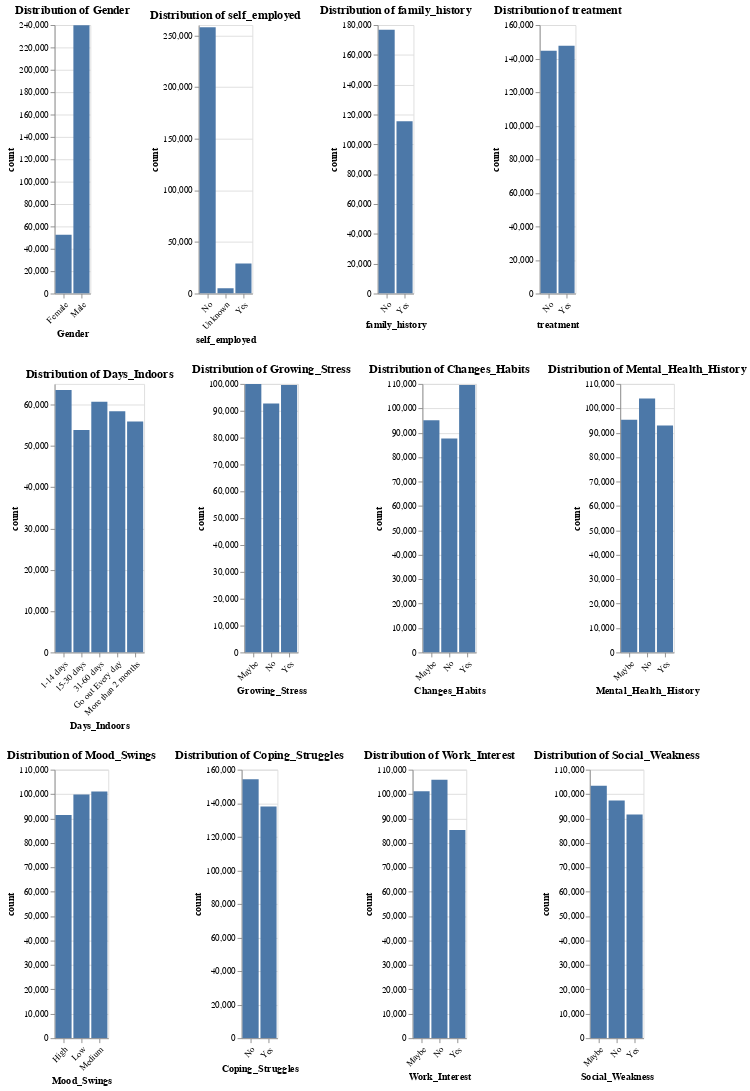

Write notebook code for a chart like this one.
### Markdown cell above
# 4. Exploratory Data Analysis (EDA)
Visualization: Use visualizations like bar charts and pie charts to illustrate relationships and trends.

### Code cell
# List of columns to visualize
columns_to_visualize = ['Gender','self_employed','family_history', 'treatment', 'Days_Indoors','Growing_Stress','Changes_Habits', 'Mental_Health_History', 'Mood_Swings','Coping_Struggles', 'Work_Interest', 'Social_Weakness']

# Create a list to store the charts
charts = []

# Create and store bar charts for each column
for col in columns_to_visualize:
    # Count the occurrences of each unique value in the column
    value_counts = df[col].value_counts().reset_index()
    value_counts.columns = [col, 'count']

    # Create the bar chart
    chart = alt.Chart(value_counts).mark_bar().encode(
        x=alt.X(col, axis=alt.Axis(labelAngle=-45)),  # Rotate x-axis labels for better readability
        y='count',
        tooltip=[col, 'count']
    ).properties(
        title=f'Distribution of {col}'
    ).interactive()

    # Append the chart to the list
    charts.append(chart)

# Arrange the charts in a 3x4 grid
row1 = alt.hconcat(charts[0], charts[1], charts[2], charts[3])
row2 = alt.hconcat(charts[4], charts[5], charts[6], charts[7])
row3 = alt.hconcat(charts[8], charts[9], charts[10], charts[11])

fig = alt.vconcat(row1, row2, row3)

# Display the final combined chart

fig.display()

### Figure 1 — Vega-Lite specification as saved in the notebook (floating-point values rounded to 4 significant figures)
{"config": {"view": {"continuousWidth": 300, "continuousHeight": 300}}, "vconcat": [{"hconcat": [{"data": {"name": "data-57dc42d5231b34bf0e1283b002691f4c"}, "mark": {"type": "bar"}, "encoding": {"tooltip": [{"field": "Gender", "type": "nominal"}, {"field": "count", "type": "quantitative"}], "x": {"axis": {"labelAngle": -45}, "field": "Gender", "type": "nominal"}, "y": {"field": "count", "type": "quantitative"}}, "name": "view_1", "title": "Distribution of Gender"}, {"data": {"name": "data-7bf123622901459ff69ea35d06691330"}, "mark": {"type": "bar"}, "encoding": {"tooltip": [{"field": "self_employed", "type": "nominal"}, {"field": "count", "type": "quantitative"}], "x": {"axis": {"labelAngle": -45}, "field": "self_employed", "type": "nominal"}, "y": {"field": "count", "type": "quantitative"}}, "name": "view_2", "title": "Distribution of self_employed"}, {"data": {"name": "data-9b58b2e6b58a8fe37a9dd3c571c35b68"}, "mark": {"type": "bar"}, "encoding": {"tooltip": [{"field": "family_history", "type": "nominal"}, {"field": "count", "type": "quantitative"}], "x": {"axis": {"labelAngle": -45}, "field": "family_history", "type": "nominal"}, "y": {"field": "count", "type": "quantitative"}}, "name": "view_3", "title": "Distribution of family_history"}, {"data": {"name": "data-e4c02bd90357b30836cda59e12228e46"}, "mark": {"type": "bar"}, "encoding": {"tooltip": [{"field": "treatment", "type": "nominal"}, {"field": "count", "type": "quantitative"}], "x": {"axis": {"labelAngle": -45}, "field": "treatment", "type": "nominal"}, "y": {"field": "count", "type": "quantitative"}}, "name": "view_4", "title": "Distribution of treatment"}]}, {"hconcat": [{"data": {"name": "data-8c27a2e1d308eab8a24b331655a360f5"}, "mark": {"type": "bar"}, "encoding": {"tooltip": [{"field": "Days_Indoors", "type": "nominal"}, {"field": "count", "type": "quantitative"}], "x": {"axis": {"labelAngle": -45}, "field": "Days_Indoors", "type": "nominal"}, "y": {"field": "count", "type": "quantitative"}}, "name": "view_5", "title": "Distribution of Days_Indoors"}, {"data": {"name": "data-92e45f939fb950cd48b05be544c43950"}, "mark": {"type": "bar"}, "encoding": {"tooltip": [{"field": "Growing_Stress", "type": "nominal"}, {"field": "count", "type": "quantitative"}], "x": {"axis": {"labelAngle": -45}, "field": "Growing_Stress", "type": "nominal"}, "y": {"field": "count", "type": "quantitative"}}, "name": "view_6", "title": "Distribution of Growing_Stress"}, {"data": {"name": "data-425cf141874cafba60c0bd267f078028"}, "mark": {"type": "bar"}, "encoding": {"tooltip": [{"field": "Changes_Habits", "type": "nominal"}, {"field": "count", "type": "quantitative"}], "x": {"axis": {"labelAngle": -45}, "field": "Changes_Habits", "type": "nominal"}, "y": {"field": "count", "type": "quantitative"}}, "name": "view_7", "title": "Distribution of Changes_Habits"}, {"data": {"name": "data-90a09330daaa915d1292efab608fbd70"}, "mark": {"type": "bar"}, "encoding": {"tooltip": [{"field": "Mental_Health_History", "type": "nominal"}, {"field": "count", "type": "quantitative"}], "x": {"axis": {"labelAngle": -45}, "field": "Mental_Health_History", "type": "nominal"}, "y": {"field": "count", "type": "quantitative"}}, "name": "view_8", "title": "Distribution of Mental_Health_History"}]}, {"hconcat": [{"data": {"name": "data-159c25522f3804f831dd6ae4a474a3b2"}, "mark": {"type": "bar"}, "encoding": {"tooltip": [{"field": "Mood_Swings", "type": "nominal"}, {"field": "count", "type": "quantitative"}], "x": {"axis": {"labelAngle": -45}, "field": "Mood_Swings", "type": "nominal"}, "y": {"field": "count", "type": "quantitative"}}, "name": "view_9", "title": "Distribution of Mood_Swings"}, {"data": {"name": "data-e0814e1c2f9b165e39832111c3199232"}, "mark": {"type": "bar"}, "encoding": {"tooltip": [{"field": "Coping_Struggles", "type": "nominal"}, {"field": "count", "type": "quantitative"}], "x": {"axis": {"labelAngle": -45}, "field": "Coping_Struggles", "type": "nominal"}, "y": {"field": "count", "type": "quantitative"}}, "name": "view_10", "title": "Distribution of Coping_Struggles"}, {"data": {"name": "data-42f164d70d0dc85f95ef1257dfb2faa2"}, "mark": {"type": "bar"}, "encoding": {"tooltip": [{"field": "Work_Interest", "type": "nominal"}, {"field": "count", "type": "quantitative"}], "x": {"axis": {"labelAngle": -45}, "field": "Work_Interest", "type": "nominal"}, "y": {"field": "count", "type": "quantitative"}}, "name": "view_11", "title": "Distribution of Work_Interest"}, {"data": {"name": "data-bcb1c63b10553497d536cb94189793a6"}, "mark": {"type": "bar"}, "encoding": {"tooltip": [{"field": "Social_Weakness", "type": "nominal"}, {"field": "count", "type": "quantitative"}], "x": {"axis": {"labelAngle": -45}, "field": "Social_Weakness", "type": "nominal"}, "y": {"field": "count", "type": "quantitative"}}, "name": "view_12", "title": "Distribution of Social_Weakness"}]}], "params": [{"name": "param_1", "select": {"type": "interval", "encodings": ["x", "y"]}, "bind": "scales", "views": ["view_1"]}, {"name": "param_2", "select": {"type": "interval", "encodings": ["x", "y"]}, "bind": "scales", "views": ["view_2"]}, {"name": "param_3", "select": {"type": "interval", "encodings": ["x", "y"]}, "bind": "scales", "views": ["view_3"]}, {"name": "param_4", "select": {"type": "interval", "encodings": ["x", "y"]}, "bind": "scales", "views": ["view_4"]}, {"name": "param_5", "select": {"type": "interval", "encodings": ["x", "y"]}, "bind": "scales", "views": ["view_5"]}, {"name": "param_6", "select": {"type": "interval", "encodings": ["x", "y"]}, "bind": "scales", "views": ["view_6"]}, {"name": "param_7", "select": {"type": "interval", "encodings": ["x", "y"]}, "bind": "scales", "views": ["view_7"]}, {"name": "param_8", "select": {"type": "interval", "encodings": ["x", "y"]}, "bind": "scales", "views": ["view_8"]}, {"name": "param_9", "select": {"type": "interval", "encodings": ["x", "y"]}, "bind": "scales", "views": ["view_9"]}, {"name": "param_10", "select": {"type": "interval", "encodings": ["x", "y"]}, "bind": "scales", "views": ["view_10"]}, {"name": "param_11", "select": {"type": "interval", "encodings": ["x", "y"]}, "bind": "scales", "views": ["view_11"]}, {"name": "param_12", "select": {"type": "interval", "encodings": ["x", "y"]}, "bind": "scales", "views": ["view_12"]}], "$schema": "https://vega.github.io/schema/vega-lite/v5.20.1.json", "datasets": {"data-57dc42d5231b34bf0e1283b002691f4c": [{"Gender": "Male", "count": 239850}, {"Gender": "Female", "count": 52514}], "data-7bf123622901459ff69ea35d06691330": [{"self_employed": "No", "count": 257994}, {"self_employed": "Yes", "count": 29168}, {"self_employed": "Unknown", "count": 5202}], "data-9b58b2e6b58a8fe37a9dd3c571c35b68": [{"family_history": "No", "count": 176832}, {"family_history": "Yes", "count": 115532}], "data-e4c02bd90357b30836cda59e12228e46": [{"treatment": "Yes", "count": 147606}, {"treatment": "No", "count": 144758}], "data-8c27a2e1d308eab8a24b331655a360f5": [{"Days_Indoors": "1-14 days", "count": 63548}, {"Days_Indoors": "31-60 days", "count": 60705}, {"Days_Indoors": "Go out Every day", "count": 58366}, {"Days_Indoors": "More than 2 months", "count": 55916}, {"Days_Indoors": "15-30 days", "count": 53829}], "data-92e45f939fb950cd48b05be544c43950": [{"Growing_Stress": "Maybe", "count": 99985}, {"Growing_Stress": "Yes", "count": 99653}, {"Growing_Stress": "No", "count": 92726}], "data-425cf141874cafba60c0bd267f078028": [{"Changes_Habits": "Yes", "count": 109523}, {"Changes_Habits": "Maybe", "count": 95166}, {"Changes_Habits": "No", "count": 87675}], "data-90a09330daaa915d1292efab608fbd70": [{"Mental_Health_History": "No", "count": 104018}, {"Mental_Health_History": "Maybe", "count": 95378}, {"Mental_Health_History": "Yes", "count": 92968}], "data-159c25522f3804f831dd6ae4a474a3b2": [{"Mood_Swings": "Medium", "count": 101064}, {"Mood_Swings": "Low", "count": 99834}, {"Mood_Swings": "High", "count": 91466}], "data-e0814e1c2f9b165e39832111c3199232": [{"Coping_Struggles": "No", "count": 154328}, {"Coping_Struggles": "Yes", "count": 138036}], "data-42f164d70d0dc85f95ef1257dfb2faa2": [{"Work_Interest": "No", "count": 105843}, {"Work_Interest": "Maybe", "count": 101185}, {"Work_Interest": "Yes", "count": 85336}], "data-bcb1c63b10553497d536cb94189793a6": [{"Social_Weakness": "Maybe", "count": 103393}, {"Social_Weakness": "No", "count": 97364}, {"Social_Weakness": "Yes", "count": 91607}]}}
